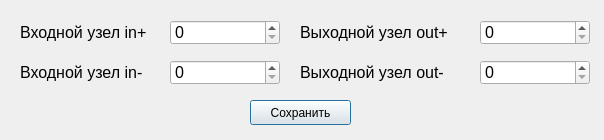
<?xml version="1.0" encoding="UTF-8"?>
<ui version="4.0">
 <class>NodeDialog</class>
 <widget class="QDialog" name="NodeDialog">
  <property name="geometry">
   <rect>
    <x>0</x>
    <y>0</y>
    <width>604</width>
    <height>140</height>
   </rect>
  </property>
  <property name="windowTitle">
   <string>Dialog</string>
  </property>
  <widget class="QLabel" name="nm_l">
   <property name="geometry">
    <rect>
     <x>20</x>
     <y>60</y>
     <width>151</width>
     <height>25</height>
    </rect>
   </property>
   <property name="font">
    <font>
     <pointsize>12</pointsize>
    </font>
   </property>
   <property name="text">
    <string>Входной узел in-</string>
   </property>
  </widget>
  <widget class="QSpinBox" name="node_np">
   <property name="geometry">
    <rect>
     <x>170</x>
     <y>20</y>
     <width>110</width>
     <height>25</height>
    </rect>
   </property>
   <property name="font">
    <font>
     <pointsize>12</pointsize>
    </font>
   </property>
   <property name="minimum">
    <number>0</number>
   </property>
   <property name="maximum">
    <number>100000</number>
   </property>
   <property name="value">
    <number>0</number>
   </property>
  </widget>
  <widget class="QLabel" name="kp_l">
   <property name="geometry">
    <rect>
     <x>300</x>
     <y>20</y>
     <width>171</width>
     <height>25</height>
    </rect>
   </property>
   <property name="font">
    <font>
     <pointsize>12</pointsize>
    </font>
   </property>
   <property name="text">
    <string>Выходной узел out+</string>
   </property>
  </widget>
  <widget class="QLabel" name="np_l">
   <property name="geometry">
    <rect>
     <x>20</x>
     <y>20</y>
     <width>151</width>
     <height>25</height>
    </rect>
   </property>
   <property name="font">
    <font>
     <pointsize>12</pointsize>
    </font>
   </property>
   <property name="text">
    <string>Входной узел in+</string>
   </property>
  </widget>
  <widget class="QSpinBox" name="node_kp">
   <property name="geometry">
    <rect>
     <x>480</x>
     <y>20</y>
     <width>110</width>
     <height>25</height>
    </rect>
   </property>
   <property name="font">
    <font>
     <pointsize>12</pointsize>
    </font>
   </property>
   <property name="minimum">
    <number>0</number>
   </property>
   <property name="maximum">
    <number>100000</number>
   </property>
   <property name="value">
    <number>0</number>
   </property>
  </widget>
  <widget class="QSpinBox" name="node_nm">
   <property name="geometry">
    <rect>
     <x>170</x>
     <y>60</y>
     <width>110</width>
     <height>25</height>
    </rect>
   </property>
   <property name="font">
    <font>
     <pointsize>12</pointsize>
    </font>
   </property>
   <property name="minimum">
    <number>0</number>
   </property>
   <property name="maximum">
    <number>100000</number>
   </property>
   <property name="value">
    <number>0</number>
   </property>
  </widget>
  <widget class="QSpinBox" name="node_km">
   <property name="geometry">
    <rect>
     <x>480</x>
     <y>60</y>
     <width>110</width>
     <height>25</height>
    </rect>
   </property>
   <property name="font">
    <font>
     <pointsize>12</pointsize>
    </font>
   </property>
   <property name="minimum">
    <number>0</number>
   </property>
   <property name="maximum">
    <number>100000</number>
   </property>
   <property name="value">
    <number>0</number>
   </property>
  </widget>
  <widget class="QLabel" name="km_l">
   <property name="geometry">
    <rect>
     <x>300</x>
     <y>60</y>
     <width>171</width>
     <height>25</height>
    </rect>
   </property>
   <property name="font">
    <font>
     <pointsize>12</pointsize>
    </font>
   </property>
   <property name="text">
    <string>Выходной узел out-</string>
   </property>
  </widget>
  <widget class="QPushButton" name="pushButton">
   <property name="geometry">
    <rect>
     <x>250</x>
     <y>100</y>
     <width>101</width>
     <height>25</height>
    </rect>
   </property>
   <property name="text">
    <string>Сохранить</string>
   </property>
  </widget>
 </widget>
 <resources/>
 <connections/>
</ui>
